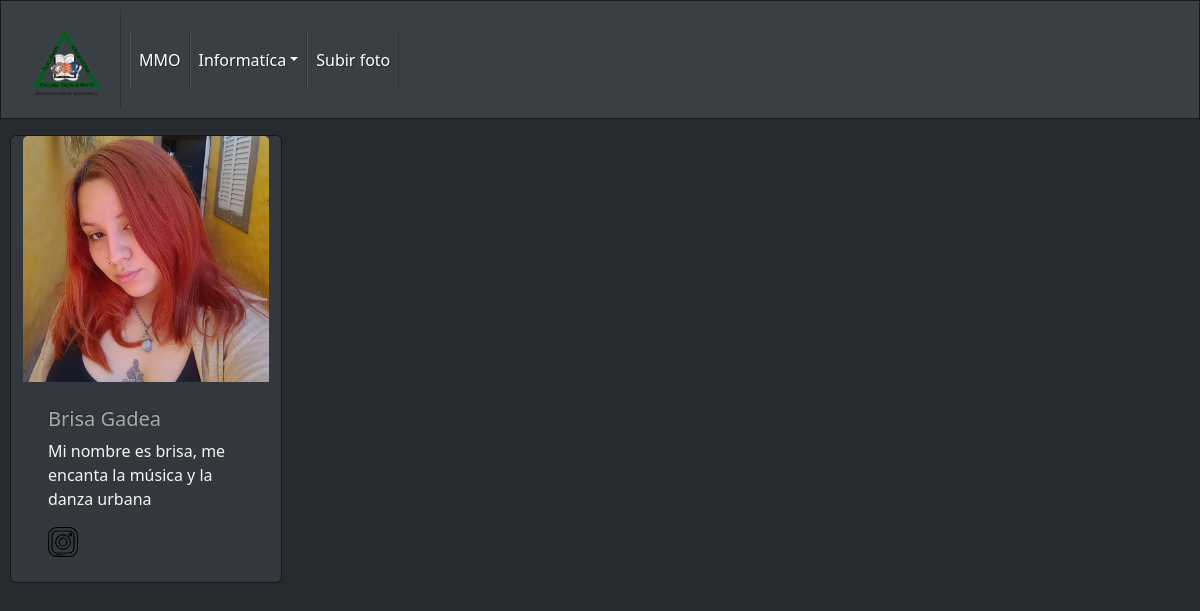
/tarjeta-electro.php, run on the app's committed database.
### tables this page shows
CREATE TABLE `tarjetas` (
  `curso` int NOT NULL,
  `nombre` varchar(120) NOT NULL,
  `descripcion` varchar(320) NOT NULL,
  `ig` varchar(45) DEFAULT NULL,
  `img` varchar(320) NOT NULL,
  `logro` int NOT NULL,
  `logrodes` varchar(500) DEFAULT NULL,
  PRIMARY KEY (`nombre`)
);

### tarjeta-electro.php (the view, shortened to what this page needs)
<!DOCTYPE html>
<html lang="en">
<head>
  <link rel="stylesheet" href="bootstrap.css">
</head>
</head>
<body>
<nav class="navbar navbar-expand-lg navbar-dark bg-primary">
    <div class="container-fluid">
      <a class="navbar-brand" href="index.php">
        <img src="imagenes/Logo-removebg-preview.png" height="75px" width="75px" alt="">
      </a>
      <div class="collapse navbar-collapse" id="navbarColor01">
        <ul class="navbar-nav me-auto">
          <li class="nav-item">
            <a class="nav-link active" href="tarjeta-mmo.php">MMO</a>
          </li>
          <li class="nav-item dropdown">
            <a class="nav-link dropdown-toggle active" data-bs-toggle="dropdown" href="#" role="button"
              aria-haspopup="true" aria-expanded="false">Informatíca</a>
          </li>
          <li class="nav-item">
            <a class="nav-link active" href="foto.php">Subir foto </a>
          </li>
        </ul>
      </div>
  </nav>
  <div>
  <div class="flex">
    <div class="row">
    <?php
      include 'cnx.php';
      $consulta = mysqli_query($mysqli,"SELECT * FROM basedt.tarjetas WHERE curso=2 " );
      while ($tarjeta= mysqli_fetch_array($consulta)){
        echo '<div class="card mx-1" style="width: 17rem;">';
        echo '<img class="card-img-top" src="'. $tarjeta['img'] .'" alt="Card image cap">';
        echo '<div class="card-body">';
        echo '<h5 class="card-title">'. $tarjeta['nombre'].'</h5>';
        echo '<p class="card-text">' . $tarjeta['descripcion'] . '</p>';
        $ins = 'https://www.instagram.com/' . $tarjeta['ig'] .'/';
        echo '<a href="'.$ins.'" target="_blank" >';
        echo '<img src="imagenes/descarga.png"  withd="30px" height="30px"alt="">';
        echo '</a>';
        echo '</div>';
        echo '</div>';
        }
    ?>
  </div>
</div>
</div>
</body>
</html>

### data on the page
tarjetas: img (picture), nombre "Brisa Gadea", descripcion "Mi nombre es brisa, me encanta la música y la danza urbana"
